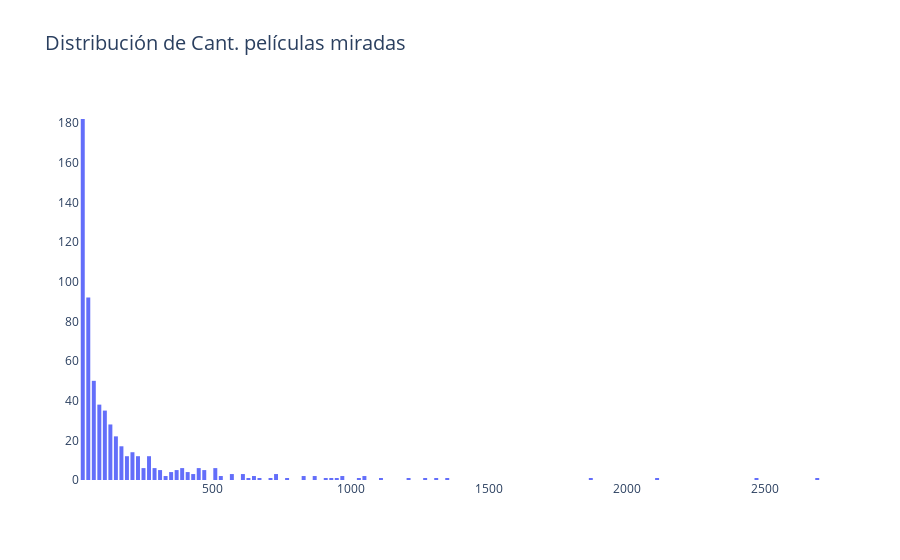

The code cell stored with this chart in its notebook:
### Code cell
import plotly
#import plotly.plotly as py
import chart_studio.plotly as py
import plotly.tools as tls
import plotly.graph_objs as go
import plotly.figure_factory as ff
from plotly.graph_objs import *
from plotly.offline import init_notebook_mode, iplot, plot

init_notebook_mode(connected=True)

trace = go.Histogram(x=a['movieId'],
                    xbins=dict(start=0,end=2700,size=20),)

layout = go.Layout(title='Distribución de Cant. películas miradas',
                   titlefont = dict(size = 20),
                   paper_bgcolor =  'rgba(0,0,0,0)',
                   plot_bgcolor = 'rgba(0,0,0,0)',
                   bargap=0.1,
                   bargroupgap=0.2
                   )
fig = dict(data=[trace],layout=layout)
figure=go.Figure(data=[trace],layout=layout)
plotly.offline.iplot(figure)

### Figure 1 — Plotly figure (JSON) as saved in the notebook; plotly's stock layout.template omitted (floating-point values rounded to 4 significant figures; data arrays with more than 128 entries replaced by an {"elided": "..."} marker saying what was removed)
{"data": [{"type": "histogram", "x": {"elided": "610 int values"}, "xbins": {"end": 2700, "size": 20, "start": 0}}], "layout": {"bargap": 0.1, "bargroupgap": 0.2, "paper_bgcolor": "rgba(0,0,0,0)", "plot_bgcolor": "rgba(0,0,0,0)", "title": {"font": {"size": 20}, "text": "Distribución de Cant. películas miradas"}}}
